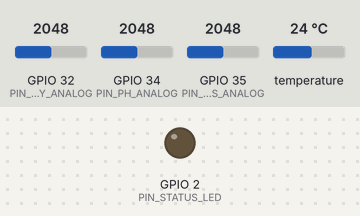
The sketch below on a simulated ESP32. On the bench: output pins drawn as LEDs (lit = HIGH). The test bench sets the inputs (shaded band); at power-on: GPIO 32 (PIN_TURBIDITY_ANALOG) = 2048, GPIO 34 (PIN_PH_ANALOG) = 2048, GPIO 35 (PIN_TDS_ANALOG) = 2048, temperature 24 °C. WiFi joins after 1.5 s; servers stay silent unless stated; uploads are accepted with an empty reply; the local clock reads 2024-03-15 10:24:30 at power-on unless the sketch sets it; what the sketch prints to the serial monitor is not drawn.

Above: at 6.2 s.
At 10.7 s:
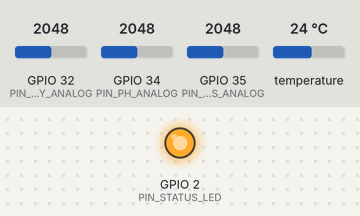
Timing chart, 0 to 15.5 s (numbered marks = the images above):
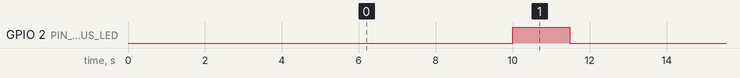

The sketch:

sketch.ino
```cpp
/*
 * ==============================================================================
 * AquaGuard - IoT-Based Smart Water Quality Monitoring System
 * ESP32 Microcontroller Firmware
 * ==============================================================================
 * Architecture:
 * - Microcontroller: ESP32 DevKit V1 (38-pin / 30-pin)
 * - Sensors:
 *   1. Analog pH Sensor Probe (DFRobot / Gravity or standard BNC analog interface)
 *   2. Analog TDS / EC Sensor (Total Dissolved Solids)
 *   3. Optical Turbidity Sensor (Gravity Turbidity Sensor, TS-300B)
 *   4. Digital Temperature Sensor (Maxim DS18B20 1-Wire, waterproof probe)
 *   5. GPS Module (u-blox NEO-6M / NEO-8M via HardwareSerial 2)
 *
 * Data Pipeline:
 * - Collects multi-sensor analog & digital signals at configured sampling intervals.
 * - Compensates TDS and pH for water temperature variations.
 * - Validates physical ranges and detects sensor disconnects/faults.
 * - Extracts latitude, longitude, and UTC timestamp from GPS NMEA stream.
 * - Employs an offline circular queue in RAM/Flash when WiFi is unavailable.
 * - Transmits JSON payloads matching the AquaGuard mobile app Firestore schema
 *   via HTTPS POST to Firebase Firestore REST API.
 * ==============================================================================
 */

#include <WiFi.h>
#include <WiFiClientSecure.h>
#include <HTTPClient.h>
#include <OneWire.h>
#include <DallasTemperature.h>
#include <time.h>

// Set to 1 if you have a NEO-6M GPS module wired to GPIO 16/17 and TinyGPSPlus library installed
#define ENABLE_GPS 0

#if ENABLE_GPS
#include <TinyGPSPlus.h>
#endif

// ==============================================================================
// CONFIGURATION & CREDENTIALS
// ==============================================================================
// Network Credentials
const char* WIFI_SSID     = "YOUR_WIFI_SSID";
const char* WIFI_PASSWORD = "YOUR_WIFI_PASSWORD";

// Firebase Firestore Configuration
// Matches AquaGuard project settings: DefaultFirebaseOptions
const char* FIREBASE_PROJECT_ID   = "aquaguard-iot-b8ce2";
const char* FIREBASE_API_KEY      = "AIzaSyCfVyFmFrvELir5w9_2-_RZwZ-m8t-XMXE";
const char* FIREBASE_AUTH_EMAIL   = "node-river@aquaguard.io";
const char* FIREBASE_AUTH_PASS    = "NodeSecurePass123!";
const char* DEVICE_ID             = "esp32_node_river_01";
const char* WATER_SOURCE_ID       = "src_river_02"; // Target monitored water source
const char* WATER_SOURCE_NAME     = "Riverside Reach Station";

// Firebase Auth Token Management
String firebaseIdToken = "";
String firebaseUid = "";
unsigned long tokenExpiryTime = 0;

// Sampling & Telemetry Timing
const unsigned long SAMPLING_INTERVAL_MS = 10000; // 10 seconds telemetry cycle
const unsigned long GPS_TIMEOUT_MS       = 5000;

// ==============================================================================
// HARDWARE PIN DEFINITIONS
// ==============================================================================
#define PIN_PH_ANALOG       34  // ADC1_CH6 (Analog pH input)
#define PIN_TDS_ANALOG      35  // ADC1_CH7 (Analog TDS/EC input)
#define PIN_TURBIDITY_ANALOG 32 // ADC1_CH4 (Analog Turbidity input)
#define PIN_ONEWIRE_TEMP     4  // Digital IO 4 (DS18B20 1-Wire bus, 4.7k pullup required)
#define PIN_GPS_RX          16  // HardwareSerial 2 RX (Connect to GPS TX)
#define PIN_GPS_TX          17  // HardwareSerial 2 TX (Connect to GPS RX)
#define PIN_STATUS_LED       2  // Built-in blue LED for connection/status blink

// ==============================================================================
// CALIBRATION PARAMETERS
// ==============================================================================
// pH Sensor Two-Point Calibration:
// Calibration procedure: Measure in buffer pH 7.00 and pH 4.01 solutions.
// Record ADC voltage values and update PH_CALIB_V_NEUTRAL and PH_CALIB_V_ACID.
const float PH_CALIB_V_NEUTRAL = 1.65; // Voltage at neutral pH 7.00
const float PH_CALIB_V_ACID    = 2.02; // Voltage at acid pH 4.01
const float VREF               = 3.30; // ESP32 ADC Reference Voltage
const int   ADC_RESOLUTION     = 4095; // 12-bit ADC

// TDS Temperature Coefficient (typically 2% per °C from 25°C baseline)
const float TDS_TEMP_COEFFICIENT = 0.02;

// Turbidity Sensor Baseline (Clean distilled water typically outputs ~4.1V - 4.2V)
const float TURBIDITY_CLEAR_V = 4.20;

// ==============================================================================
// GLOBAL SENSOR OBJECTS & STATE
// ==============================================================================
OneWire oneWire(PIN_ONEWIRE_TEMP);
DallasTemperature tempSensors(&oneWire);
#if ENABLE_GPS
HardwareSerial gpsSerial(2);
TinyGPSPlus gps;
#endif

// Offline Packet Buffer Structure
struct TelemetryPacket {
  float ph;
  float tdsEc;
  float turbidity;
  float temperature;
  double latitude;
  double longitude;
  unsigned long timestampEpoch;
  bool isAnomaly;
};

const int OFFLINE_QUEUE_CAPACITY = 20;
TelemetryPacket offlineQueue[OFFLINE_QUEUE_CAPACITY];
int queueHead = 0;
int queueTail = 0;
int queueCount = 0;

unsigned long lastTelemetryTime = 0;

// ==============================================================================
// SETUP & INITIALIZATION
// ==============================================================================
void setup() {
  Serial.begin(115200);
  delay(1000);
  Serial.println("\n========================================================");
  Serial.println("  AquaGuard IoT Node - ESP32 Multi-Sensor Telemetry     ");
  Serial.println("========================================================");

  pinMode(PIN_STATUS_LED, OUTPUT);
  digitalWrite(PIN_STATUS_LED, LOW);

  // Initialize DS18B20 Digital Temperature Sensor
  Serial.print("[INIT] Initializing DS18B20 Temperature Sensor... ");
  tempSensors.begin();
  int deviceCount = tempSensors.getDeviceCount();
  Serial.printf("Found %d sensor(s).\n", deviceCount);

#if ENABLE_GPS
  // Initialize GPS HardwareSerial 2
  Serial.println("[INIT] Initializing NEO-6M GPS (9600 baud, RX:16, TX:17)...");
  gpsSerial.begin(9600, SERIAL_8N1, PIN_GPS_RX, PIN_GPS_TX);
#endif

  // Connect to WiFi
  connectWiFi();

  // Synchronize system time with NTP
  configTime(0, 0, "pool.ntp.org", "time.google.com");
  Serial.println("[INIT] Synchronizing system clock with NTP...");
  struct tm timeinfo;
  if (getLocalTime(&timeinfo, 10000)) {
    Serial.println("[INIT] System clock synchronized successfully.");
  } else {
    Serial.println("[WARN] NTP sync failed. Fallback timestamps will be used.");
  }

  Serial.println("[READY] AquaGuard IoT monitoring loop active.");
}

// ==============================================================================
// MAIN LOOP
// ==============================================================================
void loop() {
#if ENABLE_GPS
  // Feed GPS parser with incoming serial stream
  while (gpsSerial.available() > 0) {
    gps.encode(gpsSerial.read());
  }
#endif

  // Periodic telemetry cycle
  unsigned long now = millis();
  if (now - lastTelemetryTime >= SAMPLING_INTERVAL_MS) {
    lastTelemetryTime = now;
    processAndDispatchTelemetry();
  }
}

// ==============================================================================
// SENSOR ACQUISITION & CALIBRATION FUNCTIONS
// ==============================================================================

// Reads analog pin with oversampling and median filtering to reject electrical noise
float readAnalogVoltage(int pin, int samples = 20) {
  int rawValues[samples];
  for (int i = 0; i < samples; i++) {
    rawValues[i] = analogRead(pin);
    delay(5);
  }
  // Simple bubble sort for median selection
  for (int i = 0; i < samples - 1; i++) {
    for (int j = i + 1; j < samples; j++) {
      if (rawValues[i] > rawValues[j]) {
        int temp = rawValues[i];
        rawValues[i] = rawValues[j];
        rawValues[j] = temp;
      }
    }
  }
  int medianRaw = rawValues[samples / 2];
  return ((float)medianRaw / ADC_RESOLUTION) * VREF;
}

// Water Temperature Acquisition (°C)
float readWaterTemperature() {
  tempSensors.requestTemperatures();
  float tempC = tempSensors.getTempCByIndex(0);
  // -127.0 is the Dallas library error code for disconnected sensor probe
  if (tempC == DEVICE_DISCONNECTED_C || tempC < -10.0 || tempC > 85.0) {
    Serial.println("[WARN] DS18B20 probe disconnected or reading out of bounds. Using 25.0°C baseline.");
    return 25.0; // Nominal fallback for temperature compensation
  }
  return tempC;
}

// pH Sensor Measurement with Temperature Compensation
float readPH(float waterTempC) {
  float voltage = readAnalogVoltage(PIN_PH_ANALOG);

  // Two-point linear calibration: pH = 7.0 + ((V_neutral - V) * (7.0 - 4.01) / (V_neutral - V_acid))
  float slope = (7.00 - 4.01) / (PH_CALIB_V_NEUTRAL - PH_CALIB_V_ACID);
  float phVal = 7.00 + ((PH_CALIB_V_NEUTRAL - voltage) * slope);

  // Nernst temperature compensation: (T_K / 298.15)
  float tempK = waterTempC + 273.15;
  phVal = 7.00 + ((phVal - 7.00) * (tempK / 298.15));

  // Bound check physical instrument limits
  if (phVal < 0.0) phVal = 0.0;
  if (phVal > 14.0) phVal = 14.0;
  return phVal;
}

// TDS / Electrical Conductivity Measurement (ppm)
float readTDS(float waterTempC) {
  float voltage = readAnalogVoltage(PIN_TDS_ANALOG);

  // Temperature compensation formula: V_25 = V_actual / (1.0 + 0.02 * (T - 25.0))
  float compensationCoefficient = 1.0 + TDS_TEMP_COEFFICIENT * (waterTempC - 25.0);
  float compensationVoltage = voltage / compensationCoefficient;

  // Empirical TDS equation: TDS (ppm) = (133.42 * V^3 - 255.86 * V^2 + 857.39 * V) * 0.5
  float tds = (133.42 * pow(compensationVoltage, 3) - 255.86 * pow(compensationVoltage, 2) + 857.39 * compensationVoltage) * 0.5;
  if (tds < 0.0) tds = 0.0;
  if (tds > 2000.0) tds = 2000.0; // Typical sensor ceiling
  return tds;
}

// Optical Turbidity Measurement (NTU)
float readTurbidity() {
  float voltage = readAnalogVoltage(PIN_TURBIDITY_ANALOG);

  // Gravity optical turbidity sensor curve:
  // For V >= 2.5V: NTU = -1120.4 * V^2 + 5742.3 * V - 4352.9
  // Below 2.5V: saturated high turbidity (NTU > 3000)
  float ntu = 0.0;
  if (voltage >= 2.5) {
    ntu = -1120.4 * pow(voltage, 2) + 5742.3 * voltage - 4352.9;
    if (ntu < 0.0) ntu = 0.0;
  } else {
    ntu = 3000.0;
  }
  return ntu;
}

// GPS Coordinates & Timestamp Acquisition
void getGPSData(double &lat, double &lng, unsigned long &epochTime) {
#if ENABLE_GPS
  if (gps.location.isValid() && gps.location.age() < 10000) {
    lat = gps.location.lat();
    lng = gps.location.lng();
  } else {
    lat = 6.9380; // Blue River Station
    lng = 79.8720;
  }
#else
  // Default configured station reference coordinates
  lat = 6.9380; // Blue River Station
  lng = 79.8720;
#endif

  time_t nowSec;
  time(&nowSec);
  epochTime = (unsigned long)nowSec;
}

// ==============================================================================
// TELEMETRY PROCESSING & DISPATCH
// ==============================================================================
void processAndDispatchTelemetry() {
  digitalWrite(PIN_STATUS_LED, HIGH);

  float temp = readWaterTemperature();
  float ph = readPH(temp);
  float tds = readTDS(temp);
  float turb = readTurbidity();

  double lat, lng;
  unsigned long epochSec;
  getGPSData(lat, lng, epochSec);

  Serial.println("--------------------------------------------------------");
  Serial.printf("[SENSOR] Water Temp: %.1f °C | pH: %.2f | TDS: %.1f ppm | Turbidity: %.1f NTU\n",
                temp, ph, tds, turb);
  Serial.printf("[GPS] Lat: %.5f | Lng: %.5f | Epoch: %lu\n", lat, lng, epochSec);

  TelemetryPacket packet;
  packet.ph = ph;
  packet.tdsEc = tds;
  packet.turbidity = turb;
  packet.temperature = temp;
  packet.latitude = lat;
  packet.longitude = lng;
  packet.timestampEpoch = epochSec;
  packet.isAnomaly = (turb > 15.0 || ph < 6.0 || ph > 9.0 || tds > 1000.0);

  // If WiFi is disconnected, queue packet locally
  if (WiFi.status() != WL_CONNECTED) {
    Serial.println("[OFFLINE] WiFi unavailable. Storing packet in local offline queue...");
    enqueuePacket(packet);
    connectWiFiAsync();
    digitalWrite(PIN_STATUS_LED, LOW);
    return;
  }

  // Flush any previously buffered offline packets first (FIFO)
  flushOfflineQueue();

  // Transmit current live packet
  bool sent = sendToFirestore(packet);
  if (!sent) {
    Serial.println("[ERROR] Failed to send telemetry to Firestore. Enqueuing for retry.");
    enqueuePacket(packet);
  } else {
    Serial.println("[SUCCESS] Live telemetry packet committed to Firebase Firestore.");
  }

  digitalWrite(PIN_STATUS_LED, LOW);
}

// Obtains/refreshes Firebase ID Token via Google Identity Toolkit REST API
bool refreshFirebaseAuthToken() {
  if (WiFi.status() != WL_CONNECTED) return false;

  WiFiClientSecure client;
  client.setInsecure();
  HTTPClient https;

  char url[256];
  snprintf(url, sizeof(url),
           "https://identitytoolkit.googleapis.com/v1/accounts:signInWithPassword?key=%s",
           FIREBASE_API_KEY);

  if (!https.begin(client, url)) return false;
  https.addHeader("Content-Type", "application/json");

  String authPayload = "{\"email\":\"" + String(FIREBASE_AUTH_EMAIL) + "\",\"password\":\"" + String(FIREBASE_AUTH_PASS) + "\",\"returnSecureToken\":true}";
  int httpCode = https.POST(authPayload);

  if (httpCode == 200) {
    String response = https.getString();
    int tokenIdx = response.indexOf("\"idToken\": \"");
    if (tokenIdx != -1) {
      int start = tokenIdx + 12;
      int end = response.indexOf("\"", start);
      firebaseIdToken = response.substring(start, end);
      tokenExpiryTime = millis() + 3000000; // ~50 minutes
      Serial.println("[AUTH] Firebase Auth Bearer token acquired successfully.");
    }
    int uidIdx = response.indexOf("\"localId\": \"");
    if (uidIdx != -1) {
      int uStart = uidIdx + 12;
      int uEnd = response.indexOf("\"", uStart);
      firebaseUid = response.substring(uStart, uEnd);
      Serial.printf("[AUTH] Authenticated as UID: %s\n", firebaseUid.c_str());
    }
    https.end();
    return true;
  } else {
    Serial.printf("[AUTH] Auth sign-in returned code %d (fallback to API key)\n", httpCode);
  }
  https.end();
  return false;
}

// ==============================================================================
// FIRESTORE REST API INTEGRATION
// ==============================================================================
// Schema exactly maps to:
// - Collection: measurements/{docId}
// - Document fields:
//   sourceId (string), deviceId (string), ph (double), tdsEc (double),
//   turbidity (double), temperature (double), latitude (double),
//   longitude (double), timestamp (string ISO), submittedBy (string),
//   source (string = "device"), syncedAt (string ISO), notes (string)
bool sendToFirestore(const TelemetryPacket &pkt) {
  // Check if Firebase Auth token requires refresh
  if (firebaseIdToken.length() == 0 || millis() > tokenExpiryTime) {
    refreshFirebaseAuthToken();
  }

  WiFiClientSecure client;
  client.setInsecure(); // Uses TLS encryption without hardcoding root CA cert expiration

  HTTPClient https;
  char url[256];
  snprintf(url, sizeof(url),
           "https://firestore.googleapis.com/v1/projects/%s/databases/(default)/documents/measurements?key=%s",
           FIREBASE_PROJECT_ID, FIREBASE_API_KEY);

  if (!https.begin(client, url)) {
    Serial.println("[HTTP] Unable to establish HTTPS connection.");
    return false;
  }

  https.addHeader("Content-Type", "application/json");
  if (firebaseIdToken.length() > 0) {
    https.addHeader("Authorization", "Bearer " + firebaseIdToken);
  }

  // Format ISO8601 UTC timestamp
  char timeBuf[30];
  time_t rawTime = (time_t)pkt.timestampEpoch;
  struct tm *ti = gmtime(&rawTime);
  strftime(timeBuf, sizeof(timeBuf), "%Y-%m-%dT%H:%M:%SZ", ti);

  String submitter = firebaseUid.length() > 0 ? firebaseUid : String(DEVICE_ID);

  // Construct Firestore document REST JSON payload
  String payload = "{\n  \"fields\": {\n";
  payload += "    \"sourceId\": {\"stringValue\": \"" + String(WATER_SOURCE_ID) + "\"},\n";
  payload += "    \"deviceId\": {\"stringValue\": \"" + String(DEVICE_ID) + "\"},\n";
  payload += "    \"waterSourceName\": {\"stringValue\": \"" + String(WATER_SOURCE_NAME) + "\"},\n";
  payload += "    \"ph\": {\"doubleValue\": " + String(pkt.ph, 2) + "},\n";
  payload += "    \"tdsEc\": {\"doubleValue\": " + String(pkt.tdsEc, 1) + "},\n";
  payload += "    \"turbidity\": {\"doubleValue\": " + String(pkt.turbidity, 1) + "},\n";
  payload += "    \"temperature\": {\"doubleValue\": " + String(pkt.temperature, 1) + "},\n";
  payload += "    \"latitude\": {\"doubleValue\": " + String(pkt.latitude, 5) + "},\n";
  payload += "    \"longitude\": {\"doubleValue\": " + String(pkt.longitude, 5) + "},\n";
  payload += "    \"timestamp\": {\"stringValue\": \"" + String(timeBuf) + "\"},\n";
  payload += "    \"submittedBy\": {\"stringValue\": \"" + submitter + "\"},\n";
  payload += "    \"source\": {\"stringValue\": \"device\"},\n";
  payload += "    \"syncedAt\": {\"stringValue\": \"" + String(timeBuf) + "\"},\n";
  payload += "    \"notes\": {\"stringValue\": \"" + String(pkt.isAnomaly ? "Unusual measurement detected by node" : "Routine telemetry packet") + "\"}\n";
  payload += "  }\n}";

  Serial.printf("[FIRESTORE] Uploading reading for '%s' (%s)...\n", WATER_SOURCE_NAME, WATER_SOURCE_ID);
  int httpCode = https.POST(payload);
  String responseText = https.getString();
  https.end();

  if (httpCode >= 200 && httpCode < 300) {
    Serial.printf("[HTTP %d] Firestore accepted packet successfully.\n", httpCode);
    return true;
  } else {
    Serial.printf("[HTTP ERROR %d] %s\n", httpCode, responseText.c_str());
    return false;
  }
}

// ==============================================================================
// LOCAL OFFLINE QUEUE MANAGEMENT
// ==============================================================================
void enqueuePacket(const TelemetryPacket &pkt) {
  if (queueCount < OFFLINE_QUEUE_CAPACITY) {
    offlineQueue[queueTail] = pkt;
    queueTail = (queueTail + 1) % OFFLINE_QUEUE_CAPACITY;
    queueCount++;
    Serial.printf("[QUEUE] Enqueued offline packet. Current count: %d/%d\n",
                  queueCount, OFFLINE_QUEUE_CAPACITY);
  } else {
    // Buffer overflow: overwrite oldest packet (circular overwrite)
    offlineQueue[queueTail] = pkt;
    queueTail = (queueTail + 1) % OFFLINE_QUEUE_CAPACITY;
    queueHead = (queueHead + 1) % OFFLINE_QUEUE_CAPACITY;
    Serial.println("[QUEUE] Buffer full. Overwritten oldest sample.");
  }
}

void flushOfflineQueue() {
  if (queueCount == 0) return;
  Serial.printf("[QUEUE] Flushing %d buffered offline packet(s)...\n", queueCount);

  while (queueCount > 0) {
    TelemetryPacket &pkt = offlineQueue[queueHead];
    bool sent = sendToFirestore(pkt);
    if (sent) {
      queueHead = (queueHead + 1) % OFFLINE_QUEUE_CAPACITY;
      queueCount--;
      delay(200); // Gentle throttle between consecutive bursts
    } else {
      Serial.println("[QUEUE] Flush interrupted by network failure.");
      break;
    }
  }
}

// ==============================================================================
// WIFI CONNECTIVITY & RECOVERY
// ==============================================================================
void connectWiFi() {
  Serial.printf("[WIFI] Connecting to SSID '%s'...", WIFI_SSID);
  WiFi.mode(WIFI_STA);
  WiFi.begin(WIFI_SSID, WIFI_PASSWORD);

  unsigned long startAttempt = millis();
  while (WiFi.status() != WL_CONNECTED && millis() - startAttempt < 10000) {
    delay(500);
    Serial.print(".");
  }

  if (WiFi.status() == WL_CONNECTED) {
    Serial.printf("\n[WIFI] Connected! Assigned IP: %s (RSSI: %d dBm)\n",
                  WiFi.localIP().toString().c_str(), WiFi.RSSI());
  } else {
    Serial.println("\n[WIFI] Connection timeout. Running in offline buffering mode.");
  }
}

void connectWiFiAsync() {
  if (WiFi.status() != WL_CONNECTED) {
    WiFi.begin(WIFI_SSID, WIFI_PASSWORD);
  }
}
```

Measured:
- by itself, GPIO 2 (PIN_STATUS_LED): alternates HIGH for 1.5 s and LOW for 8.5 s
